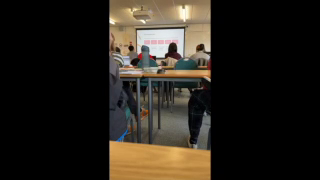
#> input picture frame 22 of env_visual/aa.mp4, 320 x 180 px
$ python test.py
#> lines starting #> are read from the running program, lines starting #| are printed output that depends on the picture; after the words box and inside, x2 and y2 are one past the last pixel; in counts of white or black regions, pixels touching at a corner belong together
# -*- coding: utf-8 -*-
import cv2
import numpy as np
import time

i = 0      # カウント変数
th = 50    # 差分画像の閾値

# 動画ファイルのキャプチャ
cap = cv2.VideoCapture(
    "aa.mp4")

# 最初のフレームを背景画像に設定
ret, bg = cap.read()
#> bg is the input picture: shape (180, 320, 3); mean B, G, R 27, 34.5, 39.8

# グレースケール変換
bg = cv2.cvtColor(bg, cv2.COLOR_BGR2GRAY)
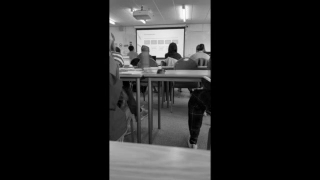
#> bg: shape (180, 320); min 0, max 253, mean 35.2

while(cap.isOpened()):
    # フレームの取得
    ret, frame = cap.read()

    # グレースケール変換
    gray = cv2.cvtColor(frame, cv2.COLOR_BGR2GRAY)

    # 差分の絶対値を計算
    mask = cv2.absdiff(gray, bg)
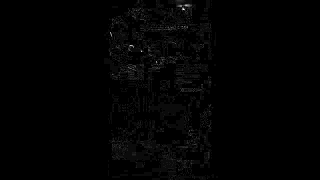
#> mask: shape (180, 320); min 0, max 22, mean 0.2; drawn with min black and max white

    # 差分画像を二値化してマスク画像を算出
    mask[mask < th] = 0
#> mask: shape (180, 320); 15.37% of pixels changed, all inside (x1, y1, x2, y2) = (104, 0, 218, 180)
    mask[mask >= th] = 255

    # フレームとマスク画像を表示
    cv2.imshow("Mask", mask)
    cv2.imshow("Flame", gray)
    cv2.imshow("Background", bg)

    # 待機(0.03sec)
    time.sleep(0.03)
    i += 1    # カウントを1増やす

    # 背景画像の更新（一定間隔）
    if(i > 30):
        ret, bg = cap.read()
        bg = cv2.cvtColor(bg, cv2.COLOR_BGR2GRAY)
        i = 0  # カウント変数の初期化

    # qキーが押されたら途中終了
    if cv2.waitKey(1) & 0xFF == ord('q'):
#> (key q is pressed here)
        break

cap.release()
cv2.destroyAllWindows()

$ run again, starting later in the video
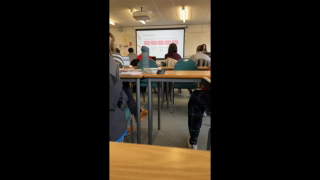
#> input picture frame 178 of env_visual/aa.mp4, 320 x 180 px
#> bg is the input picture: shape (180, 320, 3); mean B, G, R 25.7, 33.8, 40
#> `bg = cv2.cvtColor(bg, cv2.COLOR_BGR2GRAY)`:
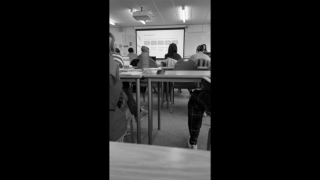
#> bg: shape (180, 320); min 0, max 253, mean 34.7
#> `mask = cv2.absdiff(gray, bg)`:
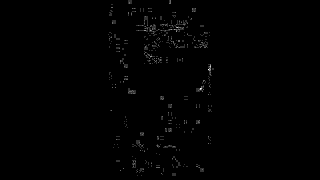
#> mask: shape (180, 320); min 0, max 5, mean 0.0289; drawn with min black and max white
